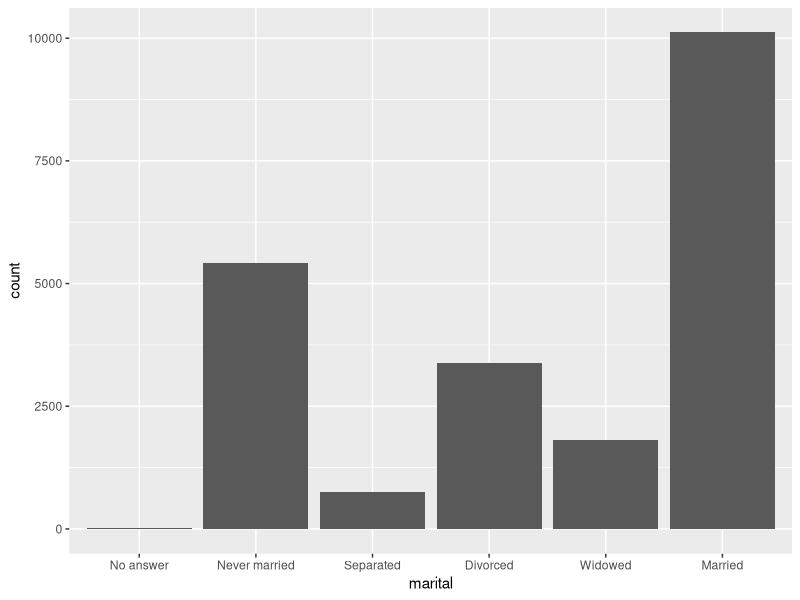
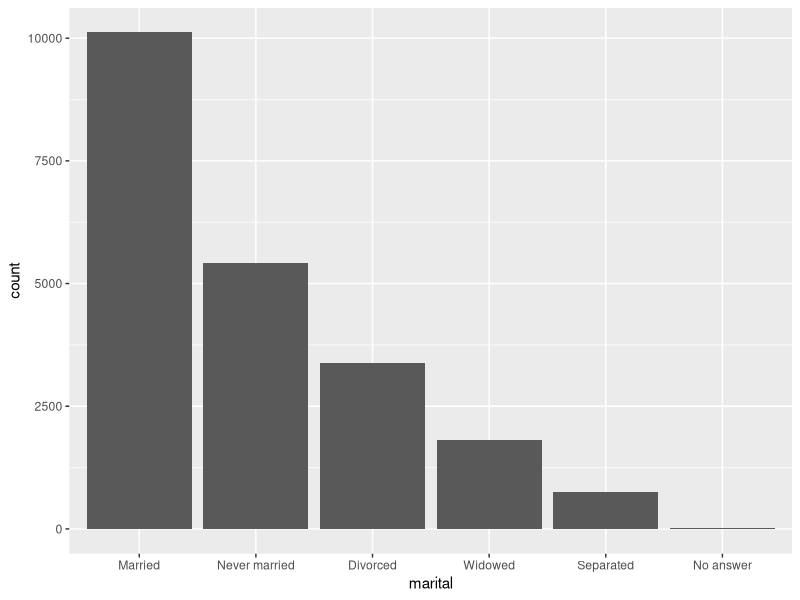
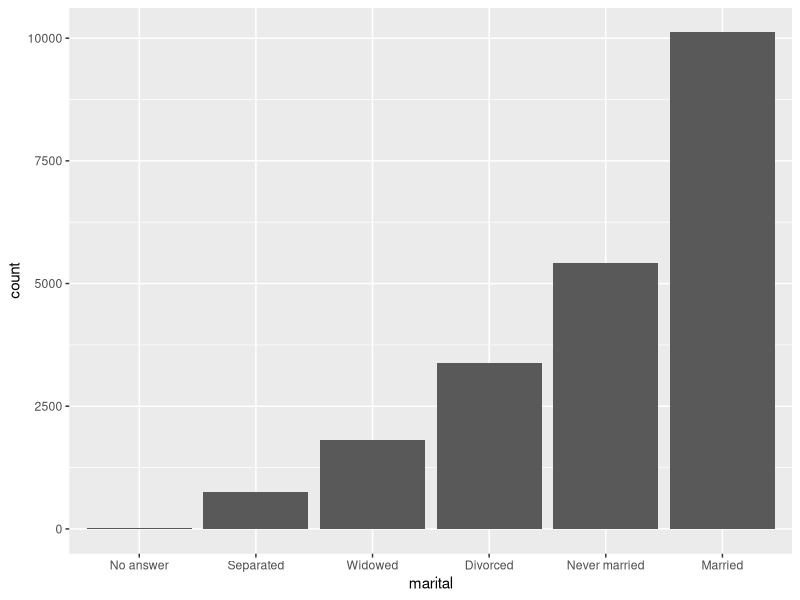
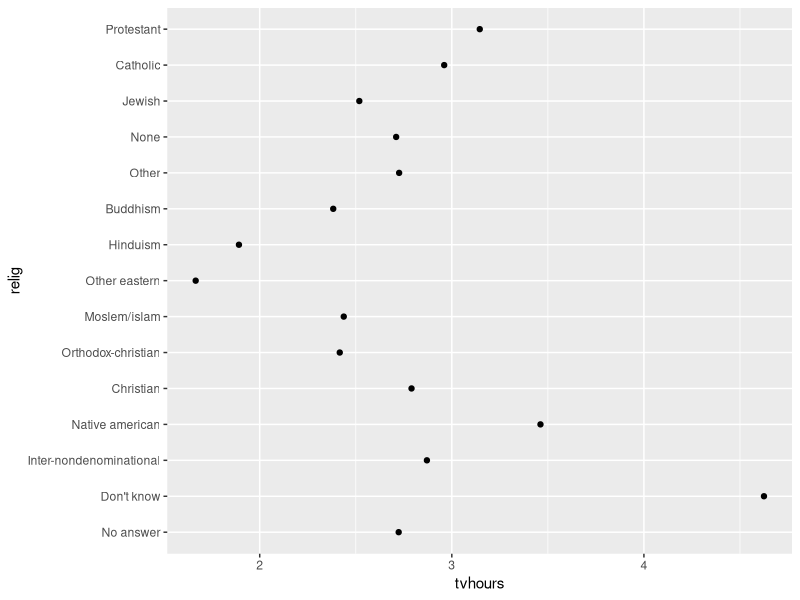
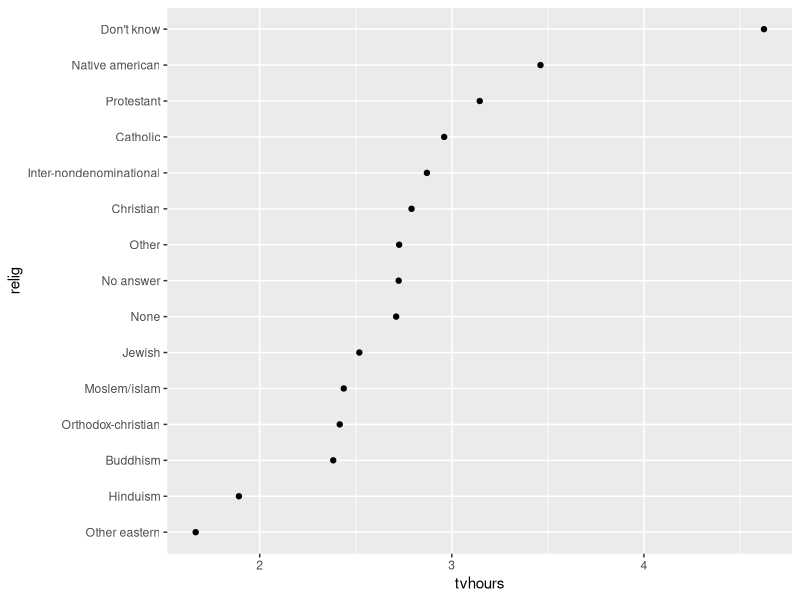
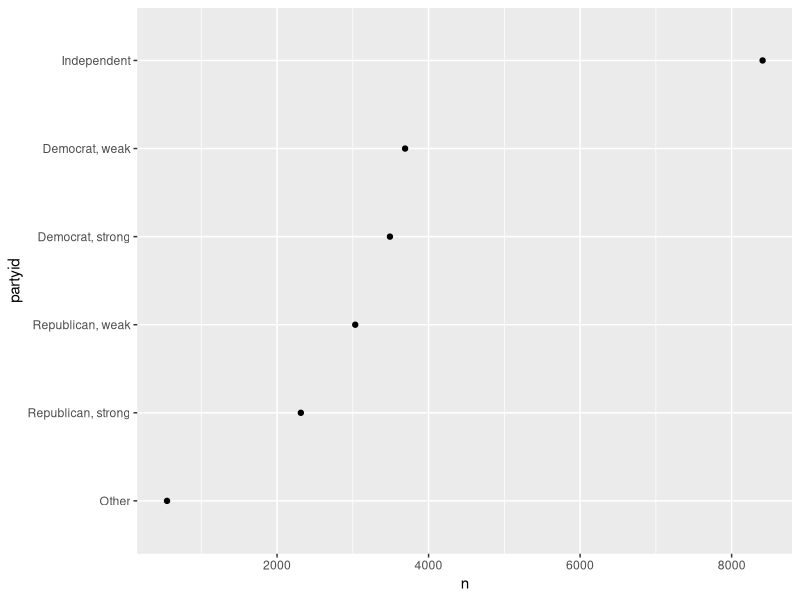
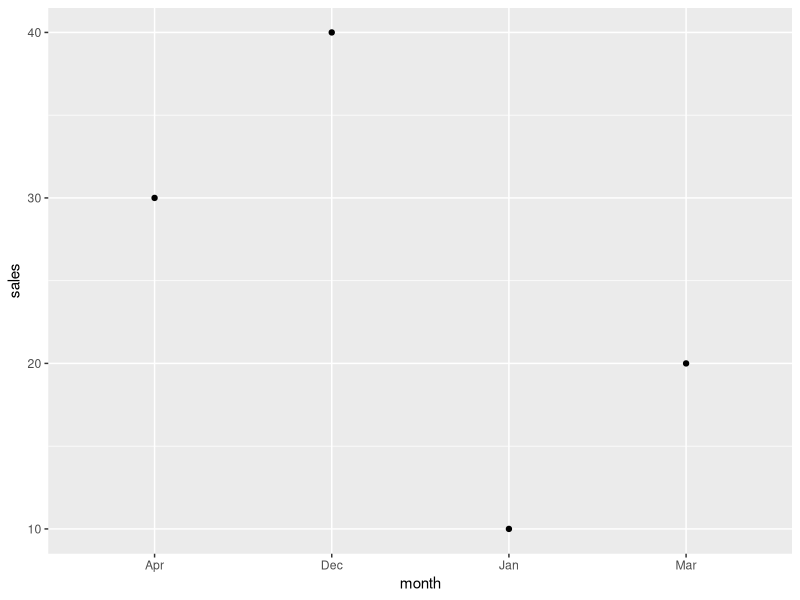
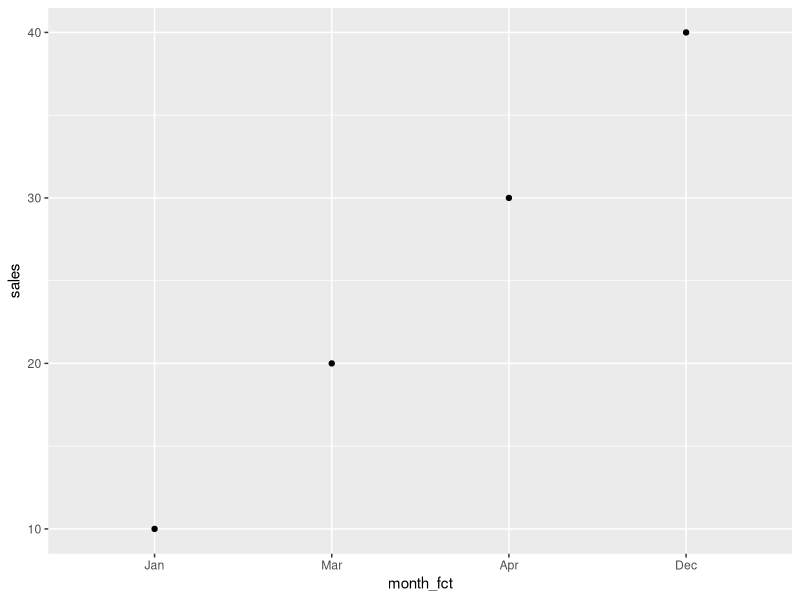

Reproduce these figures in R, in order.
## ---- chunk 1
library(knitr)
opts_knit$set(root.dir = "../")
opts_chunk$set(echo = TRUE, message = FALSE, collapse = TRUE, warning = FALSE, cache = TRUE, cache.path = "tut-14-cache/01-", fig.path = "tut-14-images/01-")
## ---- chunk 2
library(tidyverse)
library(forcats)
## ---- chunk 3
# the gss_cat tibble
glimpse(gss_cat)
## ---- chunk 4
# subset one column of the data frame
marital_col <- gss_cat$marital
## ---- chunk 5
# examine its structure
class(marital_col)
## ---- chunk 6
# its levels
levels(marital_col)
## ---- chunk 7
# it is in fact an integer type
typeof(marital_col)
## ---- chunk 8
# first 15 entries 
marital_col[1:15]

# are coded in R as integers 
unclass(marital_col[1:15])
## ---- chunk 9
# use count() to sum the frequency of each level of a factor
gss_cat %>% 
	count(marital)
## ---- chunk 10
# bar charts are useful for a quick graph of counts 
ggplot(data = gss_cat) +
	geom_bar(aes(marital))
## ---- chunk 11
# order a factor by frequency of observations
gss_cat <- gss_cat %>% 
	mutate(marital = marital %>% fct_infreq())

# bar chart with the factor now ordered 
ggplot(data = gss_cat) +
	geom_bar(aes(marital))
## ---- chunk 12
# reverse the order of factors 
gss_cat <- gss_cat %>% 
	mutate(marital = marital %>% fct_infreq() %>% fct_rev())

# bar chart
ggplot(data = gss_cat) +
	geom_bar(aes(marital))
## ---- chunk 13
# group by the religion factor and summarize 
this_group    <- group_by(gss_cat, relig)
relig_summary <- summarize(
	this_group,
	age     = mean(age, na.rm = TRUE),
	tvhours = mean(tvhours, na.rm = TRUE),
	n       = n()
	)

# see the result
relig_summary
## ---- chunk 14
# the levels of the factor are the row labels 
ggplot(data = relig_summary) + 
	geom_point(aes(x = tvhours, y = relig))
## ---- chunk 15
# reorder the levels of the factor by number of TV hours
relig_summary <- relig_summary %>%
  mutate(relig = fct_reorder(relig, tvhours))
## ---- chunk 16
# graph with reordered factor  
ggplot(data = relig_summary) + 
	geom_point(aes(x = tvhours, y = relig))
## ---- chunk 17
# count the frequency of party ID in the dataset
df1 <- gss_cat %>% 
	count(partyid)

df1
## ---- chunk 18
df2 <- gss_cat %>% 
	mutate(partyid = fct_recode(partyid,
    "Republican, strong"    = "Strong republican",
    "Republican, weak"      = "Not str republican",
    "Independent, near rep" = "Ind,near rep",
    "Independent, near dem" = "Ind,near dem",
    "Democrat, weak"        = "Not str democrat",
    "Democrat, strong"      = "Strong democrat"
  )) %>% 
	count(partyid)

df2
## ---- chunk 19
party_summary <- gss_cat %>% 
	mutate(partyid = fct_recode(partyid,
    "Republican, strong"    = "Strong republican",
    "Republican, weak"      = "Not str republican",
    "Independent"           = "Ind,near rep",
    "Independent"           = "Ind,near dem",
    "Democrat, weak"        = "Not str democrat",
    "Democrat, strong"      = "Strong democrat",
    "Other"                 = "No answer",
    "Other"                 = "Don't know",
    "Other"                 = "Other party"
  )) %>% count(partyid)

party_summary
## ---- chunk 20
# reorder the row labels by the count n
party_summary <- party_summary %>%
  mutate(partyid = fct_reorder(partyid, n))

ggplot(data = party_summary) + 
	geom_point(aes(x = n, y = partyid))
## ---- chunk 21
# create a data frame with a caharacter variable 
df <- data_frame(
	month = c("Dec", "Apr", "Jan", "Mar"), 
	sales = c(40, 30, 10, 20)
	)

glimpse(df)
## ---- chunk 22
# the months are in alphabetical order
ggplot(data = df) +
	geom_point(aes(x = month, y = sales))
## ---- chunk 23
# create a the known and fixed set of levels for the new factor variable 
month_levels <- c(
  "Jan", "Feb", "Mar", "Apr", "May", "Jun", 
  "Jul", "Aug", "Sep", "Oct", "Nov", "Dec"
)
## ---- chunk 24
# create the factor variable using mutate() and factor() 
df <- df %>% 
	mutate(month_fct = factor(month, levels = month_levels))
df
## ---- chunk 25
ggplot(data = df) +
	geom_point(aes(x = month_fct, y = sales))
